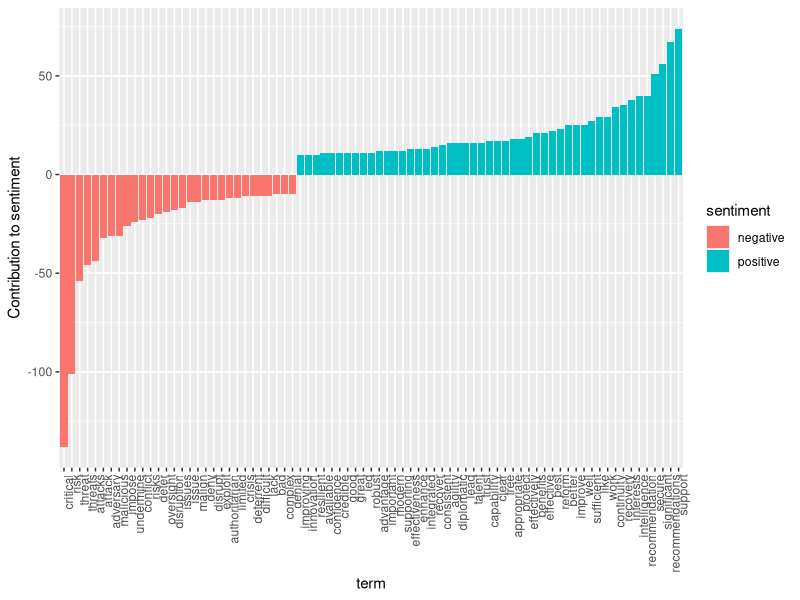
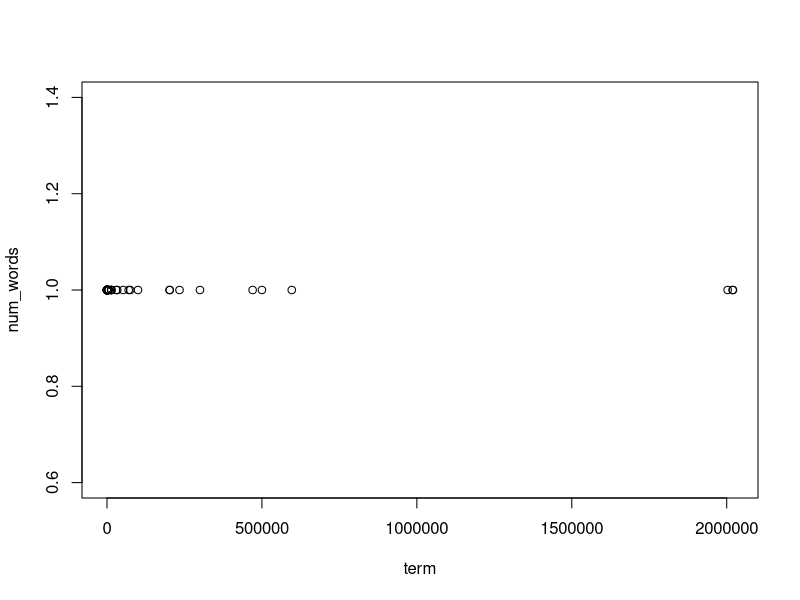

These figures' R source, in order: (Note: this script raises an error after producing the figures.)
#CSC Download and clean
df <- read.delim("CSC Final Report.txt")


library(tm)

df_source <- VectorSource(df)
df_corpus <- VCorpus(df_source)
#df_tidy <- tidy(df_corpus)

clean_corpus <- function(corpus){
  corpus <- tm_map(corpus, stripWhitespace)
  corpus <- tm_map(corpus, removePunctuation)
  corpus <- tm_map(corpus, content_transformer(tolower))
  corpus <- tm_map(corpus, removeWords, stopwords("en"))
  return(corpus)
}
# Apply your customized function to the tweet_corp: clean_corp
clean_corp <- clean_corpus(df_corpus)

#all_stops <- c("united states", "president","congress","senate","technology","cyber","cybersecurity","defense","department", stopwords("en"))
#df <- removeWords(df, stopwords("en"))

df_dtm <- DocumentTermMatrix(clean_corp)


library(dplyr)
library(tidytext)

df_tibble <- tidy(df_dtm)

ap_sentiments <- df_tibble %>%
  inner_join(get_sentiments("bing"), by = c(term = "word"))

ap_sentiments

#sentiment analysis WORKS!

library(ggplot2)

ap_sentiments %>%
  count(sentiment, term, wt = count) %>%
  filter(n >= 10) %>%
  mutate(n = ifelse(sentiment == "negative", -n, n)) %>%
  mutate(term = reorder(term, n)) %>%
  ggplot(aes(term, n, fill = sentiment)) +
  geom_bar(stat = "identity") +
  theme(axis.text.x = element_text(angle = 90, hjust = 1)) +
  ylab("Contribution to sentiment")

#word count
full_word_count <- df_tibble %>%
  group_by(term) %>%
  unnest_tokens(word, count) %>%
  summarise(num_words = n()) %>%
  arrange(desc(num_words))

full_word_count
plot(full_word_count)


#top 10 
df_tibble %>%
  count(count, sort = TRUE) %>%
  top_n(10) %>%
  ungroup() %>%
  mutate(count = reorder(count, term)) %>%
  ggplot() +
  geom_col(aes(count, n)) +
  theme(legend.position = "none", 
        plot.title = element_text(hjust = 0.5),
        panel.grid.major = element_blank()) +
  xlab("") + 
  ylab("Song Count") +
  ggtitle("Most Frequently Used Words in Prince Lyrics") +
  coord_flip()

#new tibble for word freq

new_df <- arrange(df_tibble, desc(count))


#TF-IDF
library(forcats)

new_df

df_tf_idf <- new_df %>%
  bind_tf_idf(term, document, count)


#Word Freq Graph works!
df_tf_idf %>%
  group_by(document[1]) %>%
  slice_max(tf_idf, n = 30) %>%
  ungroup() %>%
  ggplot(aes(tf_idf, reorder(term, tf_idf), fill = document)) +
  geom_col(show.legend = FALSE) +
  facet_wrap(~document, ncol = 1, scales = "free") +
  labs(x = "tf-idf", y = NULL)

library(tidyverse)
edge_list <- tibble(from = c(1, 2, 2, 3, 4), to = c(2, 3, 4, 2, 1))
node_list <- tibble(id = 1:4)
